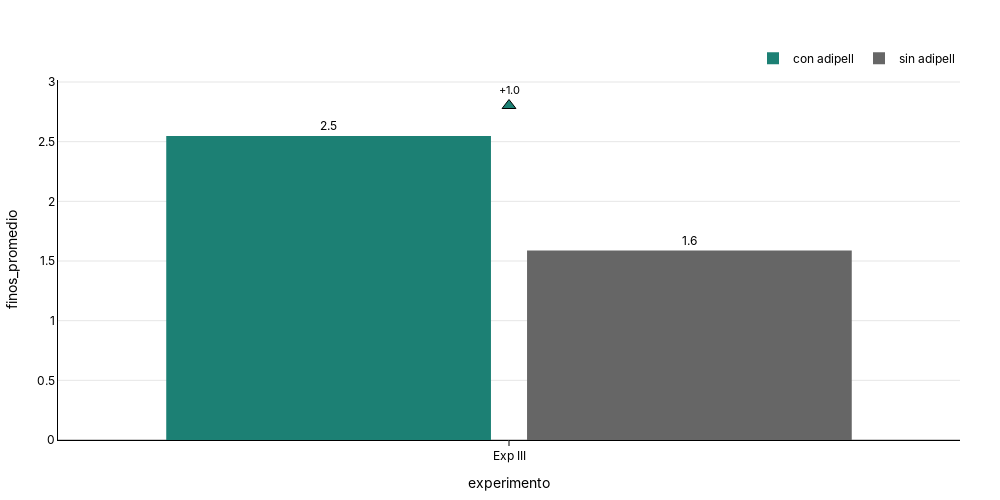

This figure's notebook cell:
### Code cell
fig_finos =plot_bar(
df=sultana_group,
x_col="experimento",
y_col="finos_promedio",
group_col="producto",
delta_reference_group='sin adipell',
show_delta=True,
delta_type='delta',
#title="PDI (%)",
)
fig_finos.show()
s3.save_plotly_html(fig_finos, "finos_promedio_sultana.html")

### Figure 1 — Plotly figure (JSON) as saved in the notebook; plotly's stock layout.template omitted (floating-point values rounded to 4 significant figures)
{"data": [{"hovertemplate": "<b>experimento:</b> %{x}<br><b>finos_promedio:</b> %{y:.1f}<br><extra></extra>", "marker": {"color": "#1C8074", "line": {"width": 0}}, "name": "con adipell", "text": [2.548], "textposition": "outside", "texttemplate": "%{text:.1f}", "type": "bar", "x": ["Exp III"], "y": [2.548]}, {"hovertemplate": "<b>experimento:</b> %{x}<br><b>finos_promedio:</b> %{y:.1f}<br><extra></extra>", "marker": {"color": "#666666", "line": {"width": 0}}, "name": "sin adipell", "text": [1.587], "textposition": "outside", "texttemplate": "%{text:.1f}", "type": "bar", "x": ["Exp III"], "y": [1.587]}, {"hoverinfo": "skip", "marker": {"color": ["#1C8074"], "line": {"color": "black", "width": 1}, "size": 12, "symbol": ["triangle-up"]}, "mode": "markers+text", "showlegend": false, "text": ["+1.0"], "textfont": {"color": "black", "size": 11}, "textposition": "top center", "type": "scatter", "x": ["Exp III"], "y": [2.803]}], "layout": {"bargap": 0.2, "bargroupgap": 0.1, "barmode": "group", "font": {"color": "black", "family": "Inter, Arial, sans-serif"}, "height": 500, "legend": {"orientation": "h", "title": {"text": ""}, "x": 1, "xanchor": "right", "y": 1.02, "yanchor": "bottom"}, "margin": {"b": 40, "l": 40, "r": 40, "t": 80}, "paper_bgcolor": "rgba(0,0,0,0)", "plot_bgcolor": "rgba(0,0,0,0)", "title": {"text": "<b><b>", "x": 0.5, "xanchor": "center", "y": 0.95, "yanchor": "top"}, "width": 1000, "xaxis": {"linecolor": "black", "linewidth": 1, "showline": true, "tickcolor": "black", "ticks": "outside", "title": {"text": "experimento"}}, "yaxis": {"gridcolor": "rgba(0,0,0,0.1)", "linecolor": "black", "linewidth": 1, "showgrid": true, "showline": true, "title": {"text": "finos_promedio"}, "zeroline": true, "zerolinecolor": "rgba(0,0,0,0.2)"}}}
